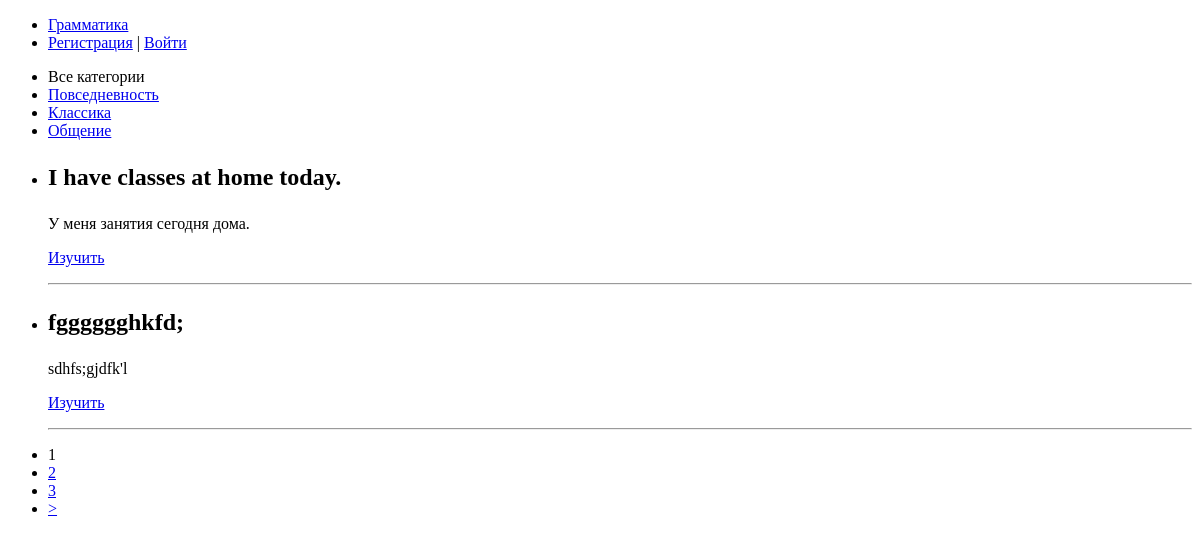
/, run on an earlier commit of the app's database.
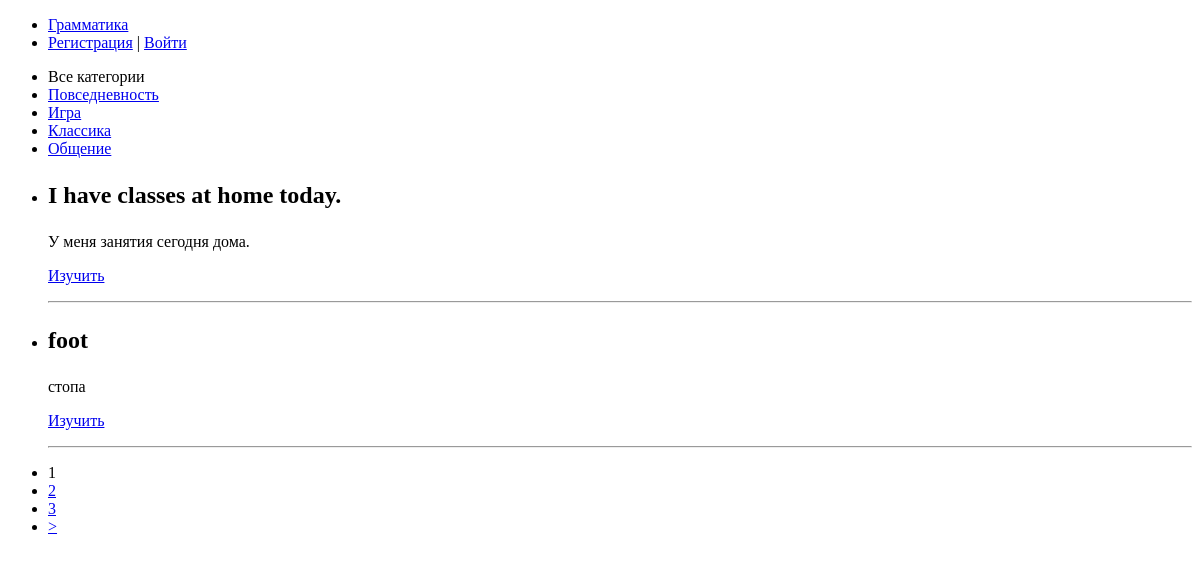
And on a later commit of the database.
### catalog/models.py (models this page shows, shortened)
class Category(MPTTModel):
    name = models.CharField(max_length=100)
    slug = models.SlugField(max_length=200, unique=True, db_index=True, verbose_name="URL.")
    parent = TreeForeignKey(
        'self',
        related_name='children',
        on_delete=models.SET_NULL,
        null=True,
        blank=True
    )
    def get_absolute_url(self):
        return reverse('category', kwargs={'category_slug': self.slug})
    class Meta:
        verbose_name_plural = 'Категории'
        verbose_name = 'Категория'
        ordering = ['id']
    class MPTTMeta:
        order_insertion_by = ['name']

class Point(models.Model):
    title = models.CharField(max_length=100, blank=True)
    slug = models.SlugField(max_length=200, unique=True, db_index=True, blank=True, verbose_name="URL")
    text = models.TextField()
    translate = models.TextField()
    image = models.ImageField(upload_to='cards/', blank=True)
    category = models.ForeignKey(Category, on_delete=models.PROTECT, blank=True, verbose_name="Категории")
    tags = models.ManyToManyField(Tag, related_name='point', blank=True)
    student = models.ForeignKey(User, related_name='targets', verbose_name='Пользователь', on_delete=models.CASCADE)
    created_at = models.DateField(auto_now_add=True)
    is_complete = models.BooleanField(default=False)
    def get_absolute_url(self):
        return reverse('point', kwargs={'point_slug': self.slug})
    class Meta:
        ordering = ['category']
        verbose_name = 'Учебные элементы'
        verbose_name_plural = 'Учебные элементы'

### catalog/views.py (the view)
# urls.py: path('', PointList.as_view(), name='home'),
class PointList(DataMixin, ListView):
    model = Point
    template_name = 'catalog/index.html'
    context_object_name = 'points'
    def get_context_data(self, *, object_list=None, **kwargs):
        context = super().get_context_data(**kwargs)
        c_def = self.get_user_context(title='Главная страница')
        return dict(list(context.items()) + list(c_def.items()))
    def get_queryset(self):
        return Point.objects.filter(is_complete=False).select_related('category')

### catalog/templatetags/catalog_tags.py (called while the page is built)
@register.simple_tag()
def get_categories():
    return Category.objects.all()

### catalog/utils.py (called while the page is built)
    def get_user_context(self, **kwargs):
        context = kwargs
        category = Category.objects.annotate(Count('point'))
        user_menu = menu.copy()
        if not self.request.user.is_authenticated:
            user_menu.pop(1)
        context['menu'] = user_menu
        context['category'] = category
        if 'category_selected' not in context:
            context['category_selected'] = 0
        return context

### templates/catalog/index.html
{% extends 'catalog/base.html' %}
{% block content %}
<ul>
    {% for p in points %}
    <li>
        <h2>{{p.text | linebreaks | truncatewords:10}}</h2>
        <p>{{p.translate | linebreaks | truncatewords:10}}</p>
        <p><a href="{{ p.get_absolute_url }}">Изучить</a></p>
        <hr>
    </li>
    {% endfor %}
</ul>
{% endblock %}

### templates/catalog/base.html (shortened to what this page needs)
{% load static %}
{% load catalog_tags %}
<!DOCTYPE html>
<html lang="en">
<head>
</head>
<body>
{% block mainmenu %}
<ul>
    {% for m in menu %}
    <li><a href="{% url m.url_name %}">{{m.title}}</a></li>
    {% endfor %}
        {% if request.user.is_authenticated %}
        <li class="last">{{user.username}} | <a href="{% url 'logout' %}">Выйти</a></li>
        {% else %}
        <li><a href="{% url 'register' %}">Регистрация</a> | <a href="{% url 'login' %}">Войти</a></li>
        {% endif %}
</ul>
<ul>
    {% get_categories as categories%}
    {% if category_selected == 0 %}
    <li>Все категории</li>
    {% else %}
    <li><a href="{% url 'home' %}">Все категории</a></li>
    {% endif %}
    {% for c in category %}
    {% if c.point__count > 0 %}
    {% if c.pk == category_selected %}
    <li>{{c.name}}</li>
    {% else %}
    <li><a href="{{ c.get_absolute_url }}">{{c.name}}</a></li>
    {% endif %}
    {% endif %}
    {% endfor %}
</ul>
{% endblock %}
{% block content %}
{% endblock %}
{% if page_obj.has_other_pages %}
<nav>
    <ul>
        {% for p in paginator.page_range %}
        {% if page_obj.number == p %}
        <li>{{ p }}</li>
        {% elif p >= page_obj.number|add:-2 and p <= page_obj.number|add:2 %}
        <li>
            <a href="?page={{ p }}">{{ p }}</a>
        </li>
        {% endif %}
        {% endfor %}
        {% if page_obj.has_next %}
        <li>
            <a href="?page={{ page_obj.next_page_number }}">&gt</a>
        </li>
        {% endif %}
    </ul>
</nav>
{% endif %}
</body>
</html>

What changed in the data, as far as the page shows it:
removed Point: text "fgggggghkfd;", translate "sdhfs;gjdfk'l"
added Category: name "Игра"
added Point: text "foot", translate "стопа"
